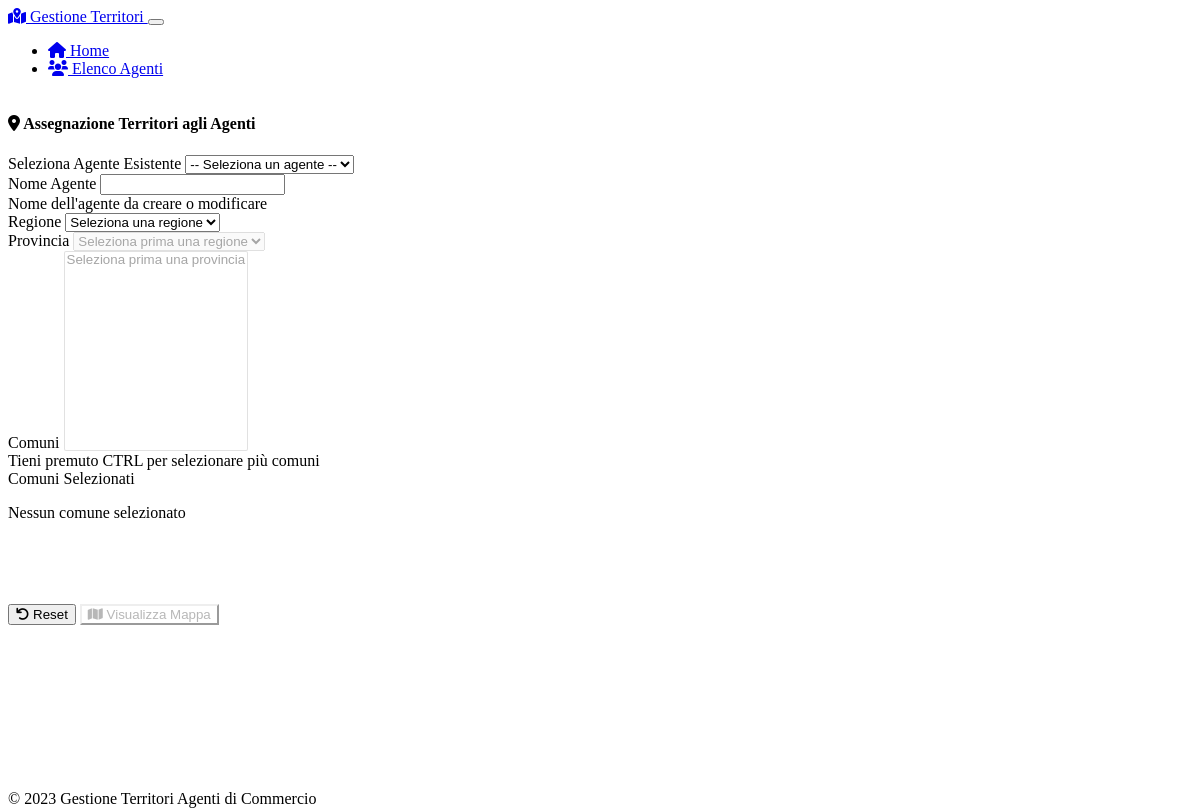
/?edit=1, run on an earlier commit of the app's database.
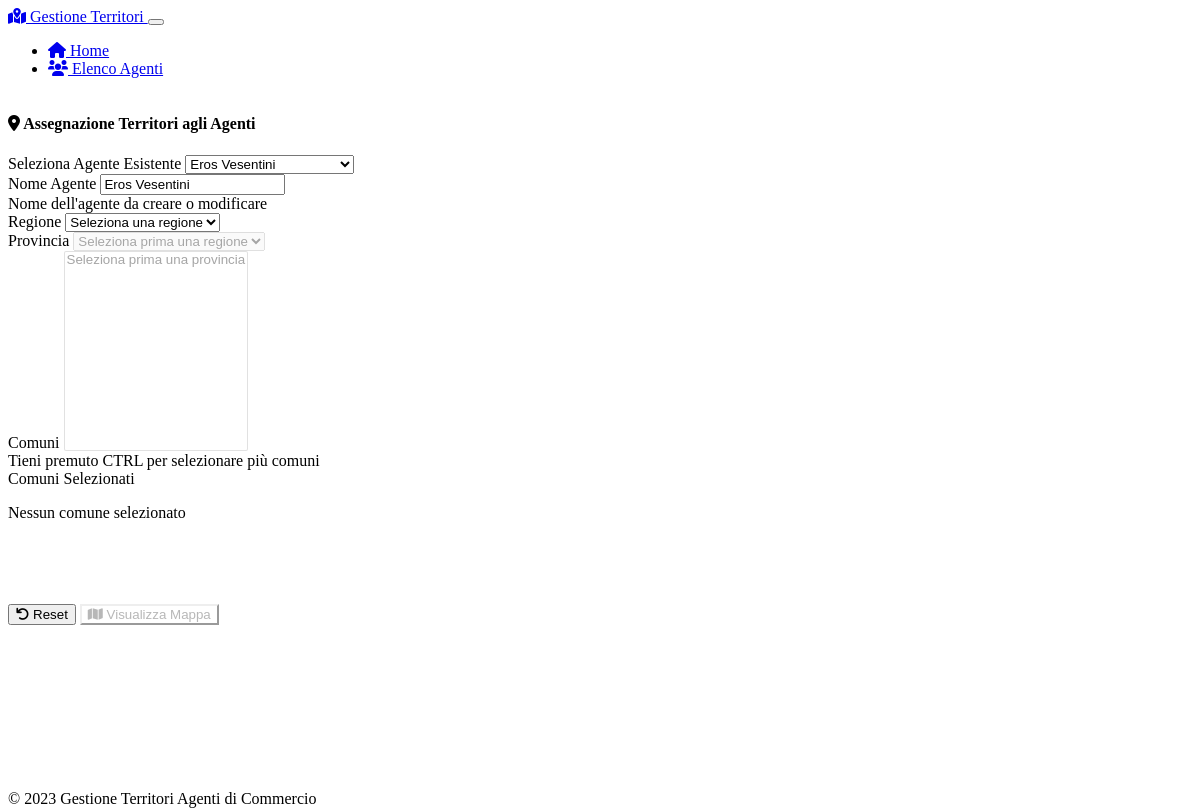
And on a later commit of the database.
### models.py (models this page shows, shortened)
class Agent(db.Model):
    id = db.Column(db.Integer, primary_key=True)
    name = db.Column(db.String(100), unique=True, nullable=False)
    registration_date = db.Column(db.DateTime, default=datetime.now)
    assignments = db.relationship('Assignment', backref='agent', lazy=True, cascade="all, delete-orphan")

### app.py (the view)
@app.route('/')
def index():
    regions = sorted(comuni_data['regione'].unique())
    agents = models.Agent.query.all()
    edit_agent_id = request.args.get('edit', type=int)
    edit_agent = None
    if edit_agent_id:
        edit_agent = models.Agent.query.get(edit_agent_id)
    return render_template('index.html', regions=regions, agents=agents, edit_agent=edit_agent)

### templates/index.html (shortened to what this page needs)
{% extends 'layout.html' %}
{% block content %}
<div class="row">
    <div class="col-lg-8 mx-auto">
        <div class="card">
            <div class="card-header bg-primary text-white">
                <h4 class="mb-0">
                    <i class="fas fa-map-marker-alt me-2"></i>
                    Assegnazione Territori agli Agenti
                </h4>
            </div>
            <div class="card-body">
                <form id="selectionForm" action="{{ url_for('submit') }}" method="post">
                    <div class="row mb-4">
                        <div class="col-md-6">
                            <label for="agentSelect" class="form-label">Seleziona Agente Esistente</label>
                            <select class="form-select" id="agentSelect">
                                <option value="" selected>-- Seleziona un agente --</option>
                                {% for agent in agents %}
                                <option value="{{ agent.id }}" {% if edit_agent and edit_agent.id == agent.id %}selected{% endif %}>
                                    {{ agent.name }}
                                </option>
                                {% endfor %}
                            </select>
                        </div>
                        <div class="col-md-6">
                            <label for="agent_name" class="form-label">Nome Agente</label>
                            <input type="text" class="form-control" id="agent_name" name="agent_name"
                                   {% if edit_agent %}value="{{ edit_agent.name }}"{% endif %} required>
                            <div class="form-text">Nome dell'agente da creare o modificare</div>
                        </div>
                    </div>
                    <div class="row mb-4">
                        <div class="col-md-4 mb-3 mb-md-0">
                            <label for="region" class="form-label">Regione</label>
                            <select class="form-select" id="region" name="region" required>
                                <option value="" selected>Seleziona una regione</option>
                            </select>
                        </div>
                        <div class="col-md-4 mb-3 mb-md-0">
                            <label for="province" class="form-label">Provincia</label>
                            <select class="form-select" id="province" name="province" disabled>
                                <option value="">Seleziona prima una regione</option>
                            </select>
                        </div>
                        <div class="col-md-4">
                            <label for="comuni" class="form-label">Comuni</label>
                            <select class="form-select" id="comuni" name="comuni" multiple size="5" disabled>
                                <option value="">Seleziona prima una provincia</option>
                            </select>
                            <div class="form-text">Tieni premuto CTRL per selezionare più comuni</div>
                        </div>
                    </div>
                    <div class="mb-4">
                        <label class="form-label">Comuni Selezionati</label>
                        <div id="selectedComuniContainer" class="border rounded p-3 min-height-100">
                            <p id="noComuniMessage" class="text-muted">Nessun comune selezionato</p>
                        </div>
                    </div>
                    <div class="d-grid gap-2 d-md-flex justify-content-md-end">
                        <button type="button" id="resetBtn" class="btn btn-secondary">
                            <i class="fas fa-undo me-1"></i>
                            Reset
                        </button>
                        <button type="submit" id="submitBtn" class="btn btn-primary" disabled>
                            <i class="fas fa-map me-1"></i>
                            Visualizza Mappa
                        </button>
                    </div>
                </form>
            </div>
        </div>
    </div>
</div>
{% endblock %}

What changed in the data, as far as the page shows it:
added Agent: agent_name "Eros Vesentini"
Also different on the page:
form field value: "-- Seleziona un agente --" → "Eros Vesentini"
